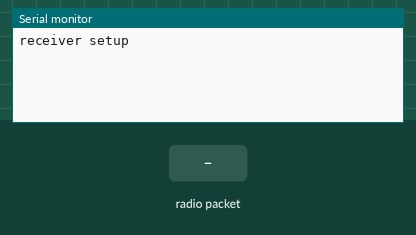
Bench run of a sketch on a simulated Arduino Uno, built with avr-gcc and run on an emulated ATmega328P. On the bench: the last lines printed to the serial monitor. The test bench sets the inputs (shaded band). No radio packets arrive unless stated.

Above: at 2.2 s.
2.3 s: radio packet "1" arrives
At 3.1 s:
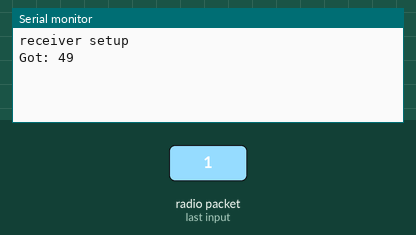
3.8 s: radio packet "0" arrives
At 4.2 s:
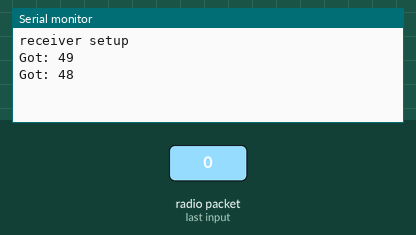
5.3 s: radio packet "2" arrives
At 6.6 s:
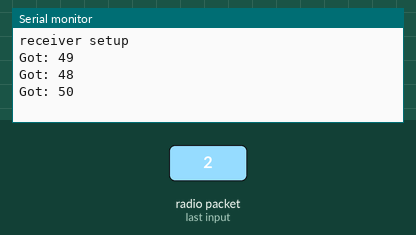

Measured:
- after the input at 2.3 s, the serial monitor: prints a new line at once (image 1)
- after the input at 3.8 s, the serial monitor: prints a new line at once (image 2)
- after the input at 5.3 s, the serial monitor: prints a new line at once (image 3)

The sketch:

RF315_RECV.ino
```cpp
#include <VirtualWire.h>

const int led_pin = 6;
const int receive_pin = 11;

void setup() {
  delay(1000);
  Serial.begin(9600);// Debugging only
  Serial.println("receiver setup");

  // Initialise the IO and ISR
  vw_set_rx_pin(receive_pin);
  vw_set_ptt_inverted(true); // Required for DR3100
  vw_setup(2000); // Bits per sec

  vw_rx_start();       // Start the receiver PLL running
}

void loop() {
  uint8_t buf[VW_MAX_MESSAGE_LEN];
  uint8_t buflen = VW_MAX_MESSAGE_LEN;

  if (vw_get_message(buf, &buflen)) { // Non-blocking
    int i;

    digitalWrite(led_pin, HIGH); // Flash a light to show received good message
    // Message with a good checksum received, print it.
    Serial.print("Got: ");

    for (i = 0; i < buflen; i++) {
      Serial.print(buf[i], DEC);
      Serial.print(' ');
    }
    Serial.println();
    digitalWrite(led_pin, LOW);
  }
}
```
